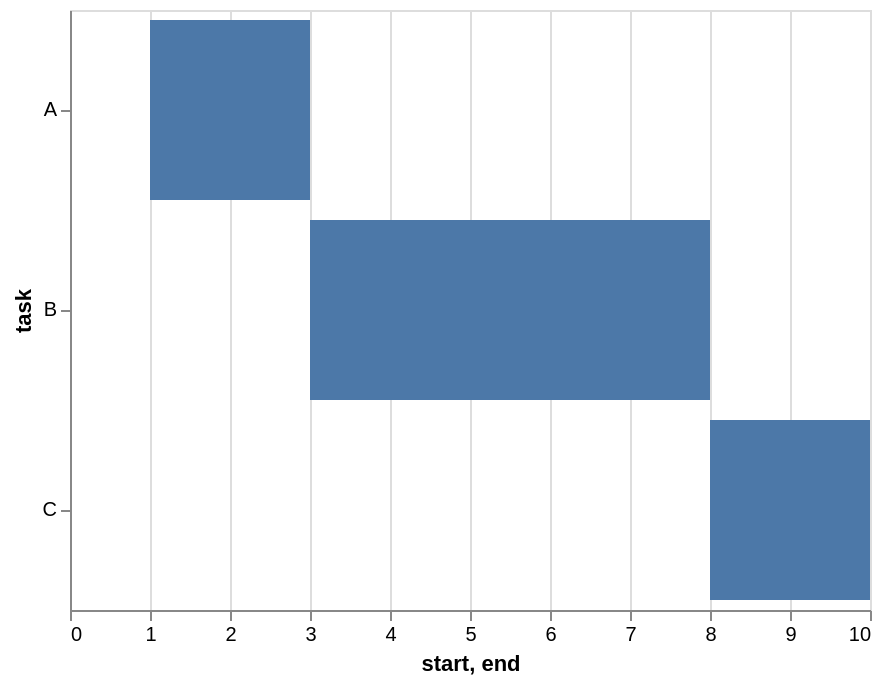

The Vega-Lite source for this figure:
### Vega-Lite specification from a JSON file in a GitHub repository (floating-point values rounded to 4 significant figures)
{"config": {"view": {"height": 300, "width": 400}}, "encoding": {"y": {"field": "task", "type": "nominal"}, "x": {"field": "start", "type": "quantitative"}, "x2": {"field": "end", "type": "quantitative"}}, "data": {"values": [{"start": 1, "task": "A", "end": 3}, {"start": 3, "task": "B", "end": 8}, {"start": 8, "task": "C", "end": 10}]}, "mark": "bar", "$schema": "https://vega.github.io/schema/vega-lite/v2.4.1.json"}
